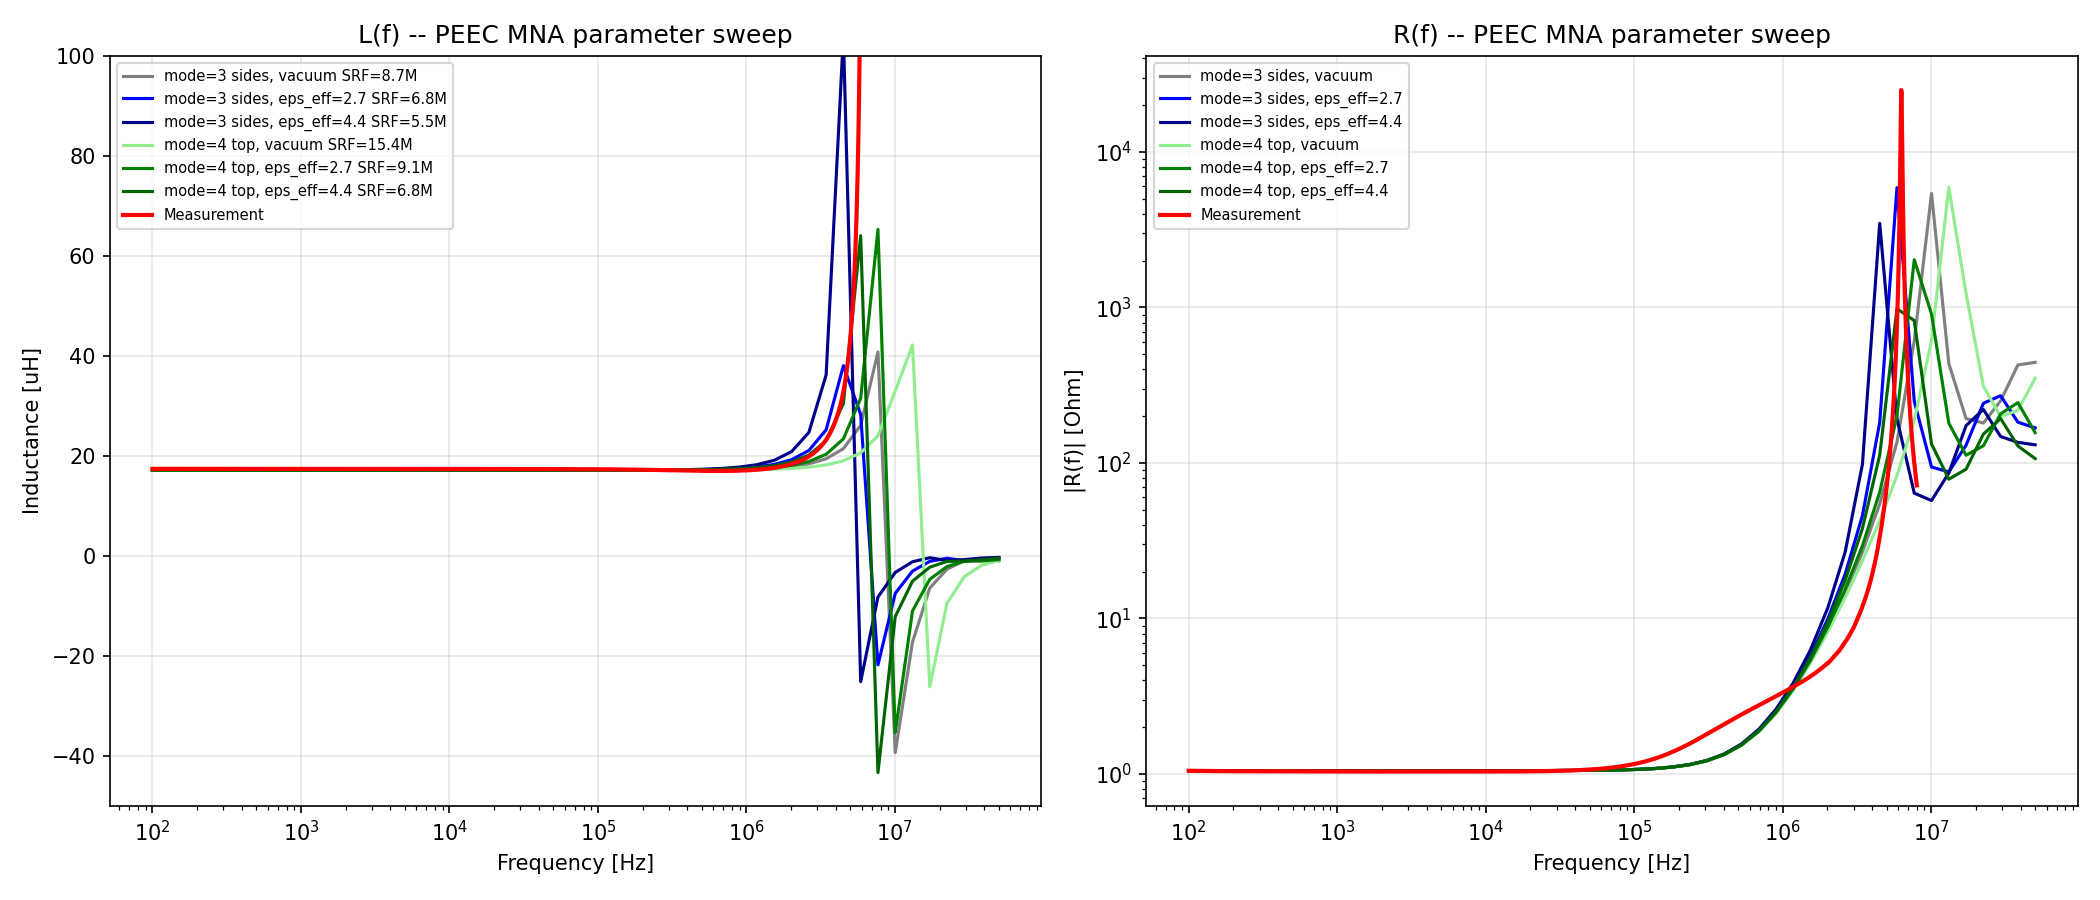

Reproduce this figure in Python.
"""
spiral_peec_mna_sweep.py

Parameter sweep: panel mode and eps_eff to find best match with measurement.
Uses proper PEEC MNA formulation: Y = A * inv(Z_branch) * A^T + jw * C_eff
"""

import numpy as np
import time
import os
import pandas as pd

from radia.peec_matrices import PEECBuilder

MU_0 = 4.0 * np.pi * 1e-7
EPS_0 = 8.854187817e-12

SCRIPT_DIR = os.path.dirname(os.path.abspath(__file__))

# ============================================================
# Read geometry (same as spiral_peec_mna.py)
# ============================================================
df = pd.read_excel(os.path.join(SCRIPT_DIR, 'provided_by_sato', 'point.xlsx'), header=0)
df3 = df.iloc[:, :3].apply(pd.to_numeric, errors='coerce').replace([np.inf, -np.inf], np.nan).dropna()
x_mm = df3.iloc[:, 0].to_numpy()
y_mm = df3.iloc[:, 1].to_numpy()
z_mm = df3.iloc[:, 2].to_numpy()

keep = [0]
for i in range(1, len(x_mm)):
	dist = np.sqrt((x_mm[i]-x_mm[i-1])**2 + (y_mm[i]-y_mm[i-1])**2 + (z_mm[i]-z_mm[i-1])**2)
	if dist > 1e-10:
		keep.append(i)

pts_m = np.column_stack([x_mm[keep], y_mm[keep], z_mm[keep]]) * 1e-3
n_pts = len(pts_m)
L_wire = np.sum(np.linalg.norm(np.diff(pts_m, axis=0), axis=1))

w = 1.750e-3
pitch = 2.000e-3
sigma = 5.8e7
R_meas_dc = 1.05
h = (1.0/sigma) * L_wire / (w * R_meas_dc)
n_seg = n_pts - 1

print(f"Geometry: {n_pts} pts, {n_seg} segs, wire={L_wire*1e3:.1f} mm, h={h*1e6:.1f} um")


def make_dowell_Zs_func(n_loop, R_dc_per_edge, h, sigma, w, pitch, p=21):
	eta = w / pitch
	def Zs_func(freq):
		if freq <= 0:
			return np.zeros(n_loop, dtype=complex)
		omega = 2.0 * np.pi * freq
		delta = np.sqrt(2.0 / (omega * MU_0 * sigma))
		Delta = (h / delta) * np.sqrt(eta)
		D2 = 2.0 * Delta
		M1 = (np.sinh(D2) + np.sin(D2)) / (np.cosh(D2) - np.cos(D2))
		D1 = (np.sinh(Delta) - np.sin(Delta)) / (np.cosh(Delta) + np.cos(Delta))
		Fr = Delta * (M1 + (2.0 / 3.0) * (p**2 - 1) * D1)
		Fr = max(Fr, 1.0)
		return R_dc_per_edge * (Fr - 1.0) + 0j
	return Zs_func


def run_mna(panel_mode, eps_eff, freqs):
	"""Build PEEC model and run MNA sweep. Returns Z_port array."""
	panels_per_seg = {0: 6, 1: 2, 2: 4, 3: 2, 4: 1}[panel_mode]

	builder = PEECBuilder()
	node_ids = []
	for p_pt in pts_m:
		nid = builder.add_node_at(p_pt[0], p_pt[1], p_pt[2], area=pitch*w)
		node_ids.append(nid)
	for i in range(n_seg):
		builder.add_connected_segment(
			node_ids[i], node_ids[i+1],
			w, h, sigma, cross_section_type=0, nwinc=1, nhinc=1
		)
	builder.add_port(node_ids[0], node_ids[-1])
	n_panels = builder.generate_face_panels(mode=panel_mode, eps_r=1.0)

	topo = builder.build_topology(include_star=True)
	n_loop = topo['n_loop']
	n_star = topo['n_star']
	n_nodes = topo['n_nodes']
	seg_nodes = np.array(topo['segment_nodes'])

	L_mat = np.array(topo['L']).reshape(n_loop, n_loop)
	R_dc = np.array(topo['R'])
	P_mat = np.array(topo['P']).reshape(n_star, n_star)

	# Gathering matrix G
	G = np.zeros((n_nodes, n_star))
	for s in range(n_seg):
		nf, nt = seg_nodes[s, 0], seg_nodes[s, 1]
		for k in range(panels_per_seg):
			p = s * panels_per_seg + k
			G[nf, p] = 0.5
			G[nt, p] = 0.5

	# C_eff with dielectric scaling
	P_eff = P_mat / eps_eff
	X = np.linalg.solve(P_eff, G.T)
	C_eff = G @ X

	# Incidence matrix
	A_inc = np.zeros((n_nodes, n_loop))
	for s in range(n_loop):
		A_inc[seg_nodes[s, 0], s] = +1.0
		A_inc[seg_nodes[s, 1], s] = -1.0

	# Dowell Zs
	Zs_func = make_dowell_Zs_func(n_loop, R_dc, h, sigma, w, pitch, p=21)

	# Ground and reduce
	port = topo['ports'][0]
	ground_node = port[1]
	reduced_nodes = [n for n in range(n_nodes) if n != ground_node]
	node_to_reduced = {ni: ri for ri, ni in enumerate(reduced_nodes)}

	A_red = A_inc[reduced_nodes, :]
	C_red = C_eff[np.ix_(reduced_nodes, reduced_nodes)]
	n_reduced = len(reduced_nodes)

	I_port = np.zeros(n_reduced, dtype=complex)
	I_port[node_to_reduced[port[0]]] = 1.0

	# Sweep
	Z_port = np.zeros(len(freqs), dtype=complex)
	for fi, freq in enumerate(freqs):
		omega = 2.0 * np.pi * freq
		Zs = Zs_func(freq)
		Z_branch = np.diag(R_dc + Zs) + 1j * omega * L_mat
		Y_branch = np.linalg.inv(Z_branch)
		Y_node = A_red @ Y_branch @ A_red.T + 1j * omega * C_red
		V_node = np.linalg.solve(Y_node, I_port)
		Z_port[fi] = V_node[node_to_reduced[port[0]]]

	return Z_port, np.sum(L_mat), np.sum(C_eff)


def find_srf(freqs, Z_port):
	"""Find SRF where Im(Z) crosses zero."""
	for i in range(len(freqs) - 1):
		if np.imag(Z_port[i]) > 0 and np.imag(Z_port[i+1]) < 0:
			f1, f2 = freqs[i], freqs[i+1]
			z1, z2 = np.imag(Z_port[i]), np.imag(Z_port[i+1])
			return f1 - z1 * (f2 - f1) / (z2 - z1)
	return None


# ============================================================
# Parameter sweep
# ============================================================
freqs = np.logspace(2, 7.7, 50)

configs = [
	(3, 1.0,  "mode=3 sides, vacuum"),
	(3, 2.7,  "mode=3 sides, eps_eff=2.7"),
	(3, 4.4,  "mode=3 sides, eps_eff=4.4"),
	(4, 1.0,  "mode=4 top, vacuum"),
	(4, 2.7,  "mode=4 top, eps_eff=2.7"),
	(4, 4.4,  "mode=4 top, eps_eff=4.4"),
]

results = []
print(f"\n{'Config':<30s}  {'C_eff[pF]':>9s}  {'SRF[MHz]':>9s}  {'L_dc[uH]':>9s}")
print("-" * 65)

for mode, eps_eff, label in configs:
	t0 = time.perf_counter()
	Z_port, L_dc, C_total = run_mna(mode, eps_eff, freqs)
	dt = time.perf_counter() - t0
	srf = find_srf(freqs, Z_port)
	srf_str = f"{srf/1e6:.2f}" if srf else "none"
	print(f"{label:<30s}  {C_total*1e12:9.2f}  {srf_str:>9s}  {L_dc*1e6:9.2f}  ({dt:.0f}s)")
	results.append((mode, eps_eff, label, Z_port, L_dc, C_total, srf))

# ============================================================
# Plot comparison
# ============================================================
try:
	import matplotlib
	matplotlib.use('Agg')
	import matplotlib.pyplot as plt
	import openpyxl

	# Load measurement
	wb = openpyxl.load_workbook(os.path.join(SCRIPT_DIR, 'provided_by_sato', '14tAir_\u5468\u6ce2\u6570\u7279\u6027\u6e2c\u5b9a\u5024.xlsx'), data_only=True)
	ws = wb['Sheet1']
	m_freqs, m_Rs, m_Ls = [], [], []
	for row in ws.iter_rows(min_row=4, values_only=True):
		if row[1] is not None:
			try:
				m_freqs.append(float(row[1]))
				m_Rs.append(float(row[4]))
				m_Ls.append(float(row[5]))
			except (ValueError, TypeError):
				pass
	m_freqs = np.array(m_freqs)
	m_Rs = np.array(m_Rs)
	m_Ls = np.array(m_Ls)

	fig, axes = plt.subplots(1, 2, figsize=(14, 6))
	colors = ['gray', 'blue', 'darkblue', 'lightgreen', 'green', 'darkgreen']

	for i, (mode, eps_eff, label, Z_port, L_dc, C_total, srf) in enumerate(results):
		L_eff = np.imag(Z_port) / (2*np.pi*freqs)
		R_eff = np.real(Z_port)
		srf_str = f" SRF={srf/1e6:.1f}M" if srf else ""
		axes[0].semilogx(freqs, L_eff * 1e6, color=colors[i], linewidth=1.5,
						 label=f"{label}{srf_str}")
		axes[1].loglog(freqs, np.abs(R_eff), color=colors[i], linewidth=1.5,
					   label=f"{label}")

	# Measurement
	mask_L = m_Ls > 0
	axes[0].semilogx(m_freqs[mask_L], m_Ls[mask_L] * 1e6, 'r-', linewidth=2, label='Measurement')
	axes[1].loglog(m_freqs, m_Rs, 'r-', linewidth=2, label='Measurement')

	axes[0].set_xlabel('Frequency [Hz]')
	axes[0].set_ylabel('Inductance [uH]')
	axes[0].set_title('L(f) -- PEEC MNA parameter sweep')
	axes[0].legend(fontsize=7)
	axes[0].grid(True, alpha=0.3)
	axes[0].set_ylim(-50, 100)

	axes[1].set_xlabel('Frequency [Hz]')
	axes[1].set_ylabel('|R(f)| [Ohm]')
	axes[1].set_title('R(f) -- PEEC MNA parameter sweep')
	axes[1].legend(fontsize=7)
	axes[1].grid(True, alpha=0.3)

	plt.tight_layout()
	out_path = os.path.join(SCRIPT_DIR, 'spiral_peec_mna_sweep.png')
	plt.savefig(out_path, dpi=150)
	plt.close()
	print(f"\nFigure saved: {out_path}")
except Exception as e:
	print(f"Plot error: {e}")

print("\nDone.")
